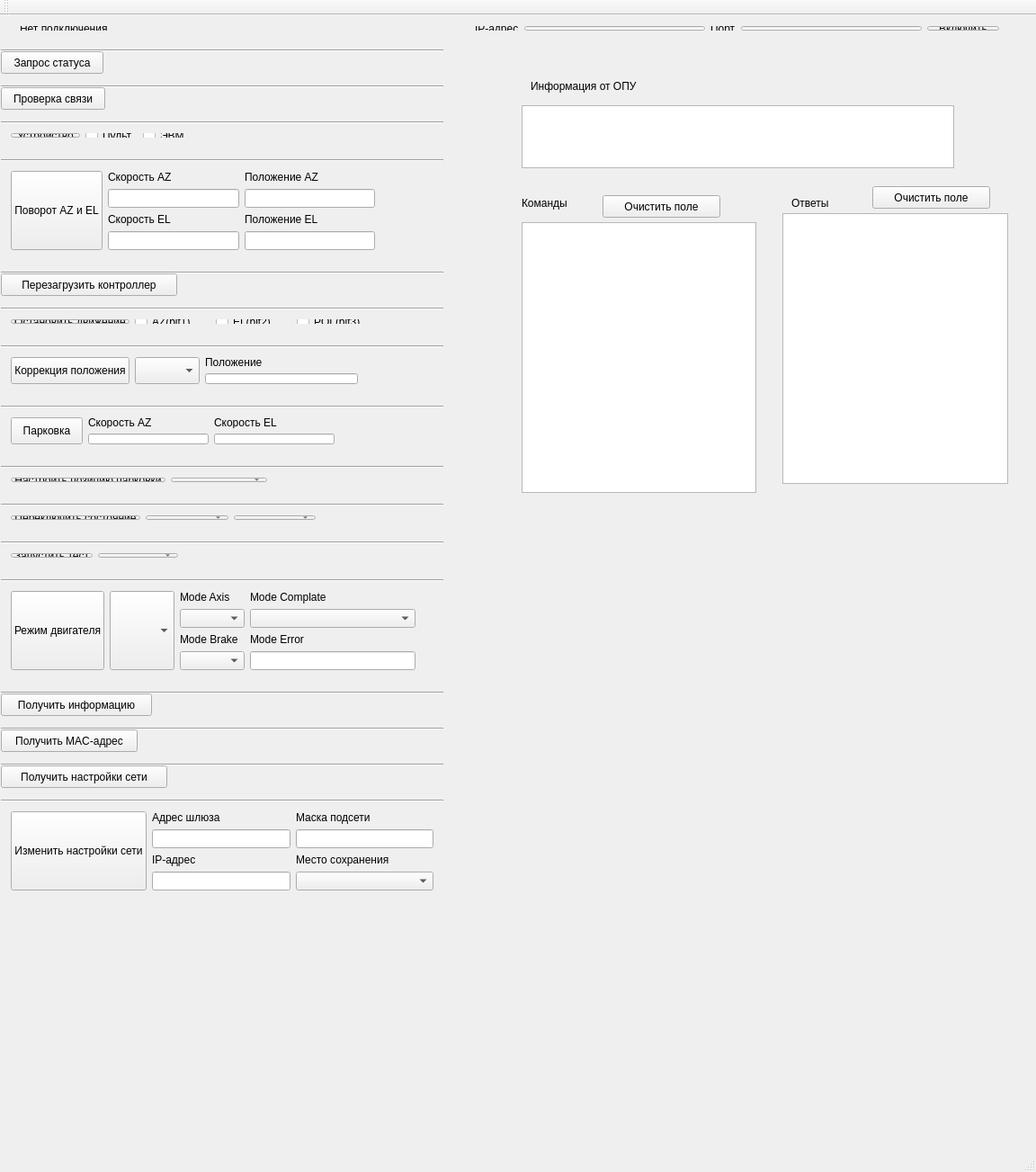
<?xml version="1.0" encoding="UTF-8"?>
<ui version="4.0">
 <class>MainWindow</class>
 <widget class="QMainWindow" name="MainWindow">
  <property name="geometry">
   <rect>
    <x>0</x>
    <y>0</y>
    <width>1152</width>
    <height>1303</height>
   </rect>
  </property>
  <property name="windowTitle">
   <string>MainWindow</string>
  </property>
  <widget class="QWidget" name="centralWidget">
   <widget class="QTextEdit" name="textEdit">
    <property name="geometry">
     <rect>
      <x>580</x>
      <y>230</y>
      <width>261</width>
      <height>301</height>
     </rect>
    </property>
   </widget>
   <widget class="QLabel" name="label_7">
    <property name="geometry">
     <rect>
      <x>580</x>
      <y>200</y>
      <width>71</width>
      <height>17</height>
     </rect>
    </property>
    <property name="text">
     <string>Команды</string>
    </property>
   </widget>
   <widget class="QTextEdit" name="textEdit_2">
    <property name="geometry">
     <rect>
      <x>870</x>
      <y>220</y>
      <width>251</width>
      <height>301</height>
     </rect>
    </property>
   </widget>
   <widget class="QLabel" name="label_8">
    <property name="geometry">
     <rect>
      <x>880</x>
      <y>200</y>
      <width>64</width>
      <height>17</height>
     </rect>
    </property>
    <property name="text">
     <string>Ответы</string>
    </property>
   </widget>
   <widget class="QPushButton" name="pushButton_reset_dev">
    <property name="geometry">
     <rect>
      <x>1</x>
      <y>287</y>
      <width>196</width>
      <height>25</height>
     </rect>
    </property>
    <property name="text">
     <string>Перезагрузить контроллер</string>
    </property>
   </widget>
   <widget class="QPushButton" name="pushButton_status">
    <property name="geometry">
     <rect>
      <x>1</x>
      <y>40</y>
      <width>114</width>
      <height>25</height>
     </rect>
    </property>
    <property name="text">
     <string>Запрос статуса</string>
    </property>
   </widget>
   <widget class="QPushButton" name="pushButton_clean_cmd">
    <property name="geometry">
     <rect>
      <x>670</x>
      <y>200</y>
      <width>131</width>
      <height>25</height>
     </rect>
    </property>
    <property name="text">
     <string>Очистить поле</string>
    </property>
   </widget>
   <widget class="QPushButton" name="pushButton_clean_answ">
    <property name="geometry">
     <rect>
      <x>970</x>
      <y>190</y>
      <width>131</width>
      <height>25</height>
     </rect>
    </property>
    <property name="text">
     <string>Очистить поле</string>
    </property>
   </widget>
   <widget class="QTextEdit" name="textEdit_3">
    <property name="geometry">
     <rect>
      <x>580</x>
      <y>100</y>
      <width>481</width>
      <height>70</height>
     </rect>
    </property>
   </widget>
   <widget class="QLabel" name="label_17">
    <property name="geometry">
     <rect>
      <x>590</x>
      <y>70</y>
      <width>151</width>
      <height>17</height>
     </rect>
    </property>
    <property name="text">
     <string>Информация от ОПУ</string>
    </property>
   </widget>
   <widget class="QPushButton" name="pushButton_check_link">
    <property name="geometry">
     <rect>
      <x>1</x>
      <y>80</y>
      <width>116</width>
      <height>25</height>
     </rect>
    </property>
    <property name="text">
     <string>Проверка связи</string>
    </property>
   </widget>
   <widget class="QPushButton" name="pushButton_get_dev_info">
    <property name="geometry">
     <rect>
      <x>1</x>
      <y>754</y>
      <width>168</width>
      <height>25</height>
     </rect>
    </property>
    <property name="text">
     <string>Получить информацию</string>
    </property>
   </widget>
   <widget class="QPushButton" name="pushButton_get_mac">
    <property name="geometry">
     <rect>
      <x>1</x>
      <y>794</y>
      <width>152</width>
      <height>25</height>
     </rect>
    </property>
    <property name="text">
     <string>Получить MAC-адрес</string>
    </property>
   </widget>
   <widget class="QPushButton" name="pushButton_get_netparam">
    <property name="geometry">
     <rect>
      <x>1</x>
      <y>834</y>
      <width>185</width>
      <height>25</height>
     </rect>
    </property>
    <property name="text">
     <string>Получить настройки сети</string>
    </property>
   </widget>
   <widget class="Line" name="line">
    <property name="geometry">
     <rect>
      <x>1</x>
      <y>31</y>
      <width>492</width>
      <height>16</height>
     </rect>
    </property>
    <property name="sizePolicy">
     <sizepolicy hsizetype="Expanding" vsizetype="Fixed">
      <horstretch>0</horstretch>
      <verstretch>0</verstretch>
     </sizepolicy>
    </property>
    <property name="orientation">
     <enum>Qt::Horizontal</enum>
    </property>
   </widget>
   <widget class="Line" name="line_2">
    <property name="geometry">
     <rect>
      <x>1</x>
      <y>71</y>
      <width>492</width>
      <height>16</height>
     </rect>
    </property>
    <property name="orientation">
     <enum>Qt::Horizontal</enum>
    </property>
   </widget>
   <widget class="Line" name="line_3">
    <property name="geometry">
     <rect>
      <x>1</x>
      <y>111</y>
      <width>492</width>
      <height>16</height>
     </rect>
    </property>
    <property name="sizePolicy">
     <sizepolicy hsizetype="Expanding" vsizetype="Fixed">
      <horstretch>0</horstretch>
      <verstretch>0</verstretch>
     </sizepolicy>
    </property>
    <property name="orientation">
     <enum>Qt::Horizontal</enum>
    </property>
   </widget>
   <widget class="Line" name="line_4">
    <property name="geometry">
     <rect>
      <x>1</x>
      <y>153</y>
      <width>492</width>
      <height>16</height>
     </rect>
    </property>
    <property name="orientation">
     <enum>Qt::Horizontal</enum>
    </property>
   </widget>
   <widget class="Line" name="line_5">
    <property name="geometry">
     <rect>
      <x>1</x>
      <y>278</y>
      <width>492</width>
      <height>16</height>
     </rect>
    </property>
    <property name="orientation">
     <enum>Qt::Horizontal</enum>
    </property>
   </widget>
   <widget class="Line" name="line_6">
    <property name="geometry">
     <rect>
      <x>1</x>
      <y>318</y>
      <width>492</width>
      <height>16</height>
     </rect>
    </property>
    <property name="orientation">
     <enum>Qt::Horizontal</enum>
    </property>
   </widget>
   <widget class="Line" name="line_7">
    <property name="geometry">
     <rect>
      <x>1</x>
      <y>360</y>
      <width>492</width>
      <height>16</height>
     </rect>
    </property>
    <property name="orientation">
     <enum>Qt::Horizontal</enum>
    </property>
   </widget>
   <widget class="Line" name="line_8">
    <property name="geometry">
     <rect>
      <x>1</x>
      <y>427</y>
      <width>492</width>
      <height>16</height>
     </rect>
    </property>
    <property name="orientation">
     <enum>Qt::Horizontal</enum>
    </property>
   </widget>
   <widget class="Line" name="line_9">
    <property name="geometry">
     <rect>
      <x>1</x>
      <y>494</y>
      <width>492</width>
      <height>16</height>
     </rect>
    </property>
    <property name="orientation">
     <enum>Qt::Horizontal</enum>
    </property>
   </widget>
   <widget class="Line" name="line_10">
    <property name="geometry">
     <rect>
      <x>1</x>
      <y>536</y>
      <width>492</width>
      <height>16</height>
     </rect>
    </property>
    <property name="orientation">
     <enum>Qt::Horizontal</enum>
    </property>
   </widget>
   <widget class="Line" name="line_11">
    <property name="geometry">
     <rect>
      <x>1</x>
      <y>578</y>
      <width>492</width>
      <height>16</height>
     </rect>
    </property>
    <property name="orientation">
     <enum>Qt::Horizontal</enum>
    </property>
   </widget>
   <widget class="Line" name="line_12">
    <property name="geometry">
     <rect>
      <x>1</x>
      <y>620</y>
      <width>492</width>
      <height>16</height>
     </rect>
    </property>
    <property name="orientation">
     <enum>Qt::Horizontal</enum>
    </property>
   </widget>
   <widget class="Line" name="line_13">
    <property name="geometry">
     <rect>
      <x>1</x>
      <y>745</y>
      <width>492</width>
      <height>16</height>
     </rect>
    </property>
    <property name="orientation">
     <enum>Qt::Horizontal</enum>
    </property>
   </widget>
   <widget class="Line" name="line_14">
    <property name="geometry">
     <rect>
      <x>1</x>
      <y>785</y>
      <width>492</width>
      <height>16</height>
     </rect>
    </property>
    <property name="orientation">
     <enum>Qt::Horizontal</enum>
    </property>
   </widget>
   <widget class="Line" name="line_15">
    <property name="geometry">
     <rect>
      <x>1</x>
      <y>825</y>
      <width>492</width>
      <height>16</height>
     </rect>
    </property>
    <property name="orientation">
     <enum>Qt::Horizontal</enum>
    </property>
   </widget>
   <widget class="Line" name="line_16">
    <property name="geometry">
     <rect>
      <x>1</x>
      <y>865</y>
      <width>492</width>
      <height>16</height>
     </rect>
    </property>
    <property name="orientation">
     <enum>Qt::Horizontal</enum>
    </property>
   </widget>
   <widget class="QWidget" name="">
    <property name="geometry">
     <rect>
      <x>11</x>
      <y>1</y>
      <width>1111</width>
      <height>27</height>
     </rect>
    </property>
    <layout class="QHBoxLayout" name="horizontalLayout_10">
     <item>
      <widget class="QLabel" name="label_12">
       <property name="text">
        <string>Нет подключения</string>
       </property>
      </widget>
     </item>
     <item>
      <spacer name="horizontalSpacer">
       <property name="orientation">
        <enum>Qt::Horizontal</enum>
       </property>
       <property name="sizeHint" stdset="0">
        <size>
         <width>40</width>
         <height>20</height>
        </size>
       </property>
      </spacer>
     </item>
     <item>
      <spacer name="horizontalSpacer_2">
       <property name="orientation">
        <enum>Qt::Horizontal</enum>
       </property>
       <property name="sizeHint" stdset="0">
        <size>
         <width>40</width>
         <height>20</height>
        </size>
       </property>
      </spacer>
     </item>
     <item>
      <widget class="QLabel" name="label">
       <property name="text">
        <string>IP-адрес</string>
       </property>
      </widget>
     </item>
     <item>
      <widget class="QLineEdit" name="lineEdit"/>
     </item>
     <item>
      <widget class="QLabel" name="label_2">
       <property name="text">
        <string>Порт</string>
       </property>
      </widget>
     </item>
     <item>
      <widget class="QLineEdit" name="lineEdit_2"/>
     </item>
     <item>
      <widget class="QPushButton" name="pushButton_connect">
       <property name="sizePolicy">
        <sizepolicy hsizetype="Minimum" vsizetype="Expanding">
         <horstretch>0</horstretch>
         <verstretch>0</verstretch>
        </sizepolicy>
       </property>
       <property name="text">
        <string>Включить</string>
       </property>
      </widget>
     </item>
    </layout>
   </widget>
   <widget class="QWidget" name="">
    <property name="geometry">
     <rect>
      <x>1</x>
      <y>587</y>
      <width>208</width>
      <height>27</height>
     </rect>
    </property>
    <layout class="QHBoxLayout" name="horizontalLayout_8">
     <item>
      <widget class="QPushButton" name="pushButton_test">
       <property name="text">
        <string>Запустить тест</string>
       </property>
      </widget>
     </item>
     <item>
      <widget class="QComboBox" name="comboBox_test"/>
     </item>
    </layout>
   </widget>
   <widget class="QWidget" name="">
    <property name="geometry">
     <rect>
      <x>1</x>
      <y>369</y>
      <width>408</width>
      <height>52</height>
     </rect>
    </property>
    <layout class="QHBoxLayout" name="horizontalLayout_4">
     <item>
      <widget class="QPushButton" name="pushButton_new_pos">
       <property name="sizePolicy">
        <sizepolicy hsizetype="Minimum" vsizetype="Expanding">
         <horstretch>0</horstretch>
         <verstretch>0</verstretch>
        </sizepolicy>
       </property>
       <property name="text">
        <string>Коррекция положения</string>
       </property>
      </widget>
     </item>
     <item>
      <widget class="QComboBox" name="comboBox_cor_pos">
       <property name="sizePolicy">
        <sizepolicy hsizetype="Preferred" vsizetype="Expanding">
         <horstretch>0</horstretch>
         <verstretch>0</verstretch>
        </sizepolicy>
       </property>
      </widget>
     </item>
     <item>
      <layout class="QVBoxLayout" name="verticalLayout_9">
       <item>
        <widget class="QLabel" name="label_9">
         <property name="text">
          <string>Положение</string>
         </property>
        </widget>
       </item>
       <item>
        <widget class="QLineEdit" name="lineEdit_3"/>
       </item>
      </layout>
     </item>
    </layout>
   </widget>
   <widget class="QWidget" name="">
    <property name="geometry">
     <rect>
      <x>1</x>
      <y>327</y>
      <width>424</width>
      <height>27</height>
     </rect>
    </property>
    <layout class="QHBoxLayout" name="horizontalLayout_3">
     <item>
      <widget class="QPushButton" name="pushButton_stop">
       <property name="text">
        <string>Остановить движение</string>
       </property>
      </widget>
     </item>
     <item>
      <widget class="QCheckBox" name="checkBox_3">
       <property name="text">
        <string>AZ(bit1)</string>
       </property>
      </widget>
     </item>
     <item>
      <widget class="QCheckBox" name="checkBox_4">
       <property name="text">
        <string>EL(bit2)</string>
       </property>
      </widget>
     </item>
     <item>
      <widget class="QCheckBox" name="checkBox_5">
       <property name="text">
        <string>POL(bit3)</string>
       </property>
      </widget>
     </item>
    </layout>
   </widget>
   <widget class="QWidget" name="">
    <property name="geometry">
     <rect>
      <x>1</x>
      <y>120</y>
      <width>221</width>
      <height>27</height>
     </rect>
    </property>
    <layout class="QHBoxLayout" name="horizontalLayout_2">
     <item>
      <widget class="QPushButton" name="pushButton_set_dev">
       <property name="text">
        <string>Устройство</string>
       </property>
      </widget>
     </item>
     <item>
      <widget class="QCheckBox" name="checkBox">
       <property name="text">
        <string>Пульт</string>
       </property>
      </widget>
     </item>
     <item>
      <widget class="QCheckBox" name="checkBox_2">
       <property name="text">
        <string>ЭВМ</string>
       </property>
      </widget>
     </item>
    </layout>
   </widget>
   <widget class="QWidget" name="">
    <property name="geometry">
     <rect>
      <x>1</x>
      <y>162</y>
      <width>427</width>
      <height>110</height>
     </rect>
    </property>
    <layout class="QHBoxLayout" name="horizontalLayout">
     <item>
      <widget class="QPushButton" name="pushButton_ret_az_el">
       <property name="sizePolicy">
        <sizepolicy hsizetype="Minimum" vsizetype="Expanding">
         <horstretch>0</horstretch>
         <verstretch>0</verstretch>
        </sizepolicy>
       </property>
       <property name="text">
        <string>Поворот AZ и EL</string>
       </property>
      </widget>
     </item>
     <item>
      <layout class="QVBoxLayout" name="verticalLayout_6">
       <item>
        <layout class="QVBoxLayout" name="verticalLayout_3">
         <item>
          <widget class="QLabel" name="label_3">
           <property name="text">
            <string>Скорость AZ</string>
           </property>
          </widget>
         </item>
         <item>
          <widget class="QLineEdit" name="lineEdit_5"/>
         </item>
        </layout>
       </item>
       <item>
        <layout class="QVBoxLayout" name="verticalLayout_4">
         <item>
          <widget class="QLabel" name="label_5">
           <property name="text">
            <string>Скорость EL</string>
           </property>
          </widget>
         </item>
         <item>
          <widget class="QLineEdit" name="lineEdit_7"/>
         </item>
        </layout>
       </item>
      </layout>
     </item>
     <item>
      <layout class="QVBoxLayout" name="verticalLayout_5">
       <item>
        <layout class="QVBoxLayout" name="verticalLayout">
         <item>
          <widget class="QLabel" name="label_4">
           <property name="text">
            <string>Положение AZ</string>
           </property>
          </widget>
         </item>
         <item>
          <widget class="QLineEdit" name="lineEdit_6"/>
         </item>
        </layout>
       </item>
       <item>
        <layout class="QVBoxLayout" name="verticalLayout_2">
         <item>
          <widget class="QLabel" name="label_6">
           <property name="text">
            <string>Положение EL</string>
           </property>
          </widget>
         </item>
         <item>
          <widget class="QLineEdit" name="lineEdit_8"/>
         </item>
        </layout>
       </item>
      </layout>
     </item>
    </layout>
   </widget>
   <widget class="QWidget" name="">
    <property name="geometry">
     <rect>
      <x>1</x>
      <y>629</y>
      <width>472</width>
      <height>110</height>
     </rect>
    </property>
    <layout class="QHBoxLayout" name="horizontalLayout_9">
     <item>
      <widget class="QPushButton" name="pushButton_set_servo_mode">
       <property name="sizePolicy">
        <sizepolicy hsizetype="Minimum" vsizetype="Expanding">
         <horstretch>0</horstretch>
         <verstretch>0</verstretch>
        </sizepolicy>
       </property>
       <property name="text">
        <string>Режим двигателя</string>
       </property>
      </widget>
     </item>
     <item>
      <widget class="QComboBox" name="comboBox_num_servo_mode">
       <property name="sizePolicy">
        <sizepolicy hsizetype="Preferred" vsizetype="Expanding">
         <horstretch>0</horstretch>
         <verstretch>0</verstretch>
        </sizepolicy>
       </property>
      </widget>
     </item>
     <item>
      <layout class="QVBoxLayout" name="verticalLayout_17">
       <item>
        <layout class="QVBoxLayout" name="verticalLayout_13">
         <item>
          <widget class="QLabel" name="label_15">
           <property name="text">
            <string>Mode Axis</string>
           </property>
          </widget>
         </item>
         <item>
          <widget class="QComboBox" name="comboBox_type_coord_sys"/>
         </item>
        </layout>
       </item>
       <item>
        <layout class="QVBoxLayout" name="verticalLayout_15">
         <item>
          <widget class="QLabel" name="label_14">
           <property name="text">
            <string>Mode Brake</string>
           </property>
          </widget>
         </item>
         <item>
          <widget class="QComboBox" name="comboBox_brake_auto"/>
         </item>
        </layout>
       </item>
      </layout>
     </item>
     <item>
      <layout class="QVBoxLayout" name="verticalLayout_16">
       <item>
        <layout class="QVBoxLayout" name="verticalLayout_12">
         <item>
          <widget class="QLabel" name="label_13">
           <property name="text">
            <string>Mode Complate</string>
           </property>
          </widget>
         </item>
         <item>
          <widget class="QComboBox" name="comboBox_complate"/>
         </item>
        </layout>
       </item>
       <item>
        <layout class="QVBoxLayout" name="verticalLayout_14">
         <item>
          <widget class="QLabel" name="label_16">
           <property name="text">
            <string>Mode Error</string>
           </property>
          </widget>
         </item>
         <item>
          <widget class="QLineEdit" name="lineEdit_10"/>
         </item>
        </layout>
       </item>
      </layout>
     </item>
    </layout>
   </widget>
   <widget class="QWidget" name="">
    <property name="geometry">
     <rect>
      <x>1</x>
      <y>436</y>
      <width>382</width>
      <height>52</height>
     </rect>
    </property>
    <layout class="QHBoxLayout" name="horizontalLayout_5">
     <item>
      <widget class="QPushButton" name="pushButton_move_park">
       <property name="sizePolicy">
        <sizepolicy hsizetype="Minimum" vsizetype="Expanding">
         <horstretch>0</horstretch>
         <verstretch>0</verstretch>
        </sizepolicy>
       </property>
       <property name="text">
        <string>Парковка</string>
       </property>
      </widget>
     </item>
     <item>
      <layout class="QVBoxLayout" name="verticalLayout_10">
       <item>
        <widget class="QLabel" name="label_10">
         <property name="text">
          <string>Скорость AZ</string>
         </property>
        </widget>
       </item>
       <item>
        <widget class="QLineEdit" name="lineEdit_4"/>
       </item>
      </layout>
     </item>
     <item>
      <layout class="QVBoxLayout" name="verticalLayout_11">
       <item>
        <widget class="QLabel" name="label_11">
         <property name="text">
          <string>Скорость EL</string>
         </property>
        </widget>
       </item>
       <item>
        <widget class="QLineEdit" name="lineEdit_9"/>
       </item>
      </layout>
     </item>
    </layout>
   </widget>
   <widget class="QWidget" name="">
    <property name="geometry">
     <rect>
      <x>1</x>
      <y>503</y>
      <width>307</width>
      <height>27</height>
     </rect>
    </property>
    <layout class="QHBoxLayout" name="horizontalLayout_6">
     <item>
      <widget class="QPushButton" name="pushButton_made_park_pos">
       <property name="text">
        <string>Настроить позицию парковки</string>
       </property>
      </widget>
     </item>
     <item>
      <widget class="QComboBox" name="comboBox_park_pos"/>
     </item>
    </layout>
   </widget>
   <widget class="QWidget" name="">
    <property name="geometry">
     <rect>
      <x>1</x>
      <y>545</y>
      <width>361</width>
      <height>27</height>
     </rect>
    </property>
    <layout class="QHBoxLayout" name="horizontalLayout_7">
     <item>
      <widget class="QPushButton" name="pushButton_relay">
       <property name="text">
        <string>Переключить состояние</string>
       </property>
      </widget>
     </item>
     <item>
      <widget class="QComboBox" name="comboBox_relay"/>
     </item>
     <item>
      <widget class="QComboBox" name="comboBox_state_relay"/>
     </item>
    </layout>
   </widget>
   <widget class="QWidget" name="">
    <property name="geometry">
     <rect>
      <x>1</x>
      <y>874</y>
      <width>492</width>
      <height>110</height>
     </rect>
    </property>
    <layout class="QHBoxLayout" name="horizontalLayout_11">
     <item>
      <widget class="QPushButton" name="pushButton_change_netparam">
       <property name="sizePolicy">
        <sizepolicy hsizetype="Minimum" vsizetype="Expanding">
         <horstretch>0</horstretch>
         <verstretch>0</verstretch>
        </sizepolicy>
       </property>
       <property name="text">
        <string>Изменить настройки сети</string>
       </property>
      </widget>
     </item>
     <item>
      <layout class="QVBoxLayout" name="verticalLayout_20">
       <item>
        <layout class="QVBoxLayout" name="verticalLayout_7">
         <item>
          <widget class="QLabel" name="label_18">
           <property name="text">
            <string>Адрес шлюза</string>
           </property>
          </widget>
         </item>
         <item>
          <widget class="QLineEdit" name="lineEdit_11"/>
         </item>
        </layout>
       </item>
       <item>
        <layout class="QVBoxLayout" name="verticalLayout_18">
         <item>
          <widget class="QLabel" name="label_20">
           <property name="text">
            <string>IP-адрес</string>
           </property>
          </widget>
         </item>
         <item>
          <widget class="QLineEdit" name="lineEdit_13"/>
         </item>
        </layout>
       </item>
      </layout>
     </item>
     <item>
      <layout class="QVBoxLayout" name="verticalLayout_21">
       <item>
        <layout class="QVBoxLayout" name="verticalLayout_8">
         <item>
          <widget class="QLabel" name="label_19">
           <property name="text">
            <string>Маска подсети</string>
           </property>
          </widget>
         </item>
         <item>
          <widget class="QLineEdit" name="lineEdit_12"/>
         </item>
        </layout>
       </item>
       <item>
        <layout class="QVBoxLayout" name="verticalLayout_19">
         <item>
          <widget class="QLabel" name="label_21">
           <property name="text">
            <string>Место сохранения</string>
           </property>
          </widget>
         </item>
         <item>
          <widget class="QComboBox" name="comboBox_ram_or_flash">
           <property name="sizePolicy">
            <sizepolicy hsizetype="Preferred" vsizetype="Fixed">
             <horstretch>0</horstretch>
             <verstretch>0</verstretch>
            </sizepolicy>
           </property>
          </widget>
         </item>
        </layout>
       </item>
      </layout>
     </item>
    </layout>
   </widget>
  </widget>
  <widget class="QMenuBar" name="menuBar">
   <property name="geometry">
    <rect>
     <x>0</x>
     <y>0</y>
     <width>1152</width>
     <height>22</height>
    </rect>
   </property>
  </widget>
  <widget class="QToolBar" name="mainToolBar">
   <attribute name="toolBarArea">
    <enum>TopToolBarArea</enum>
   </attribute>
   <attribute name="toolBarBreak">
    <bool>false</bool>
   </attribute>
  </widget>
  <widget class="QStatusBar" name="statusBar"/>
 </widget>
 <layoutdefault spacing="6" margin="11"/>
 <resources/>
 <connections/>
</ui>
